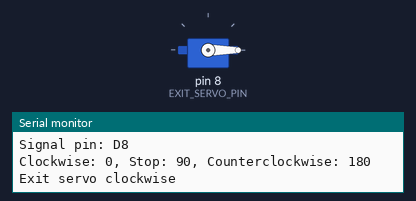
The sketch below on a simulated Arduino Uno, built with avr-gcc and run on an emulated ATmega328P. Parts: servo, the last lines printed to the serial monitor.

Above: at 1.55 s.
At 3.3 s:
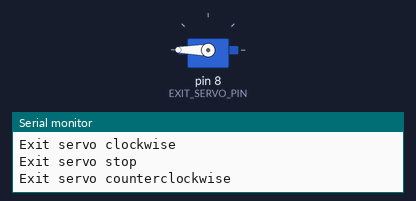
At 5.0 s:
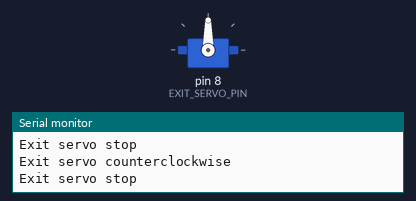
Timing chart, 0 to 9.6 s (numbered marks = the images above):
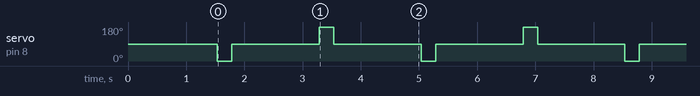

The sketch:

exit_servo_only_test.ino
```cpp
#include <Servo.h>

const int EXIT_SERVO_PIN = 8;                 // 출구 서보 신호선 확인 핀
const int SERVO_STOP_ANGLE = 90;              // 연속회전 서보 정지 신호
const int SERVO_CLOCKWISE_ANGLE = 0;          // 시계방향 회전 신호
const int SERVO_COUNTERCLOCKWISE_ANGLE = 180; // 반시계방향 회전 신호
const unsigned long SERVO_MOVE_TIME_MS = 250; // 방향별 회전 유지 시간
const unsigned long SERVO_PAUSE_TIME_MS = 1500; // 동작 사이 대기 시간

Servo exitServo;

/**
 * 지정한 각도 신호를 일정 시간 동안 출력하고 정지한다.
 * @param {int} angle - 서보에 전달할 각도 신호
 * @param {const char*} label - 시리얼 모니터에 출력할 동작 이름
 * @returns {void} 반환값 없음
 */
void runServoStep(int angle, const char* label) {
  Serial.print("Exit servo ");
  Serial.println(label);
  exitServo.write(angle);
  delay(SERVO_MOVE_TIME_MS);

  Serial.println("Exit servo stop");
  exitServo.write(SERVO_STOP_ANGLE);
  delay(SERVO_PAUSE_TIME_MS);
}

/**
 * 출구 서보 단독 테스트 환경을 초기화한다.
 * @returns {void} 반환값 없음
 */
void setup() {
  Serial.begin(9600);
  exitServo.attach(EXIT_SERVO_PIN);
  exitServo.write(SERVO_STOP_ANGLE);

  Serial.println("=== Exit Servo Only Test Start ===");
  Serial.println("Signal pin: D8");
  Serial.println("Clockwise: 0, Stop: 90, Counterclockwise: 180");
  delay(SERVO_PAUSE_TIME_MS);
}

/**
 * 출구 서보를 양방향으로 반복 회전시켜 배선과 모터 상태를 확인한다.
 * @returns {void} 반환값 없음
 */
void loop() {
  runServoStep(SERVO_CLOCKWISE_ANGLE, "clockwise");
  runServoStep(SERVO_COUNTERCLOCKWISE_ANGLE, "counterclockwise");
}
```

Measured:
- by itself, servo on pin 8 (EXIT_SERVO_PIN): repeats every 3.5 s: 90° 1.5 s, 180° 0.25 s, 90° 1.5 s, 0° 0.25 s
